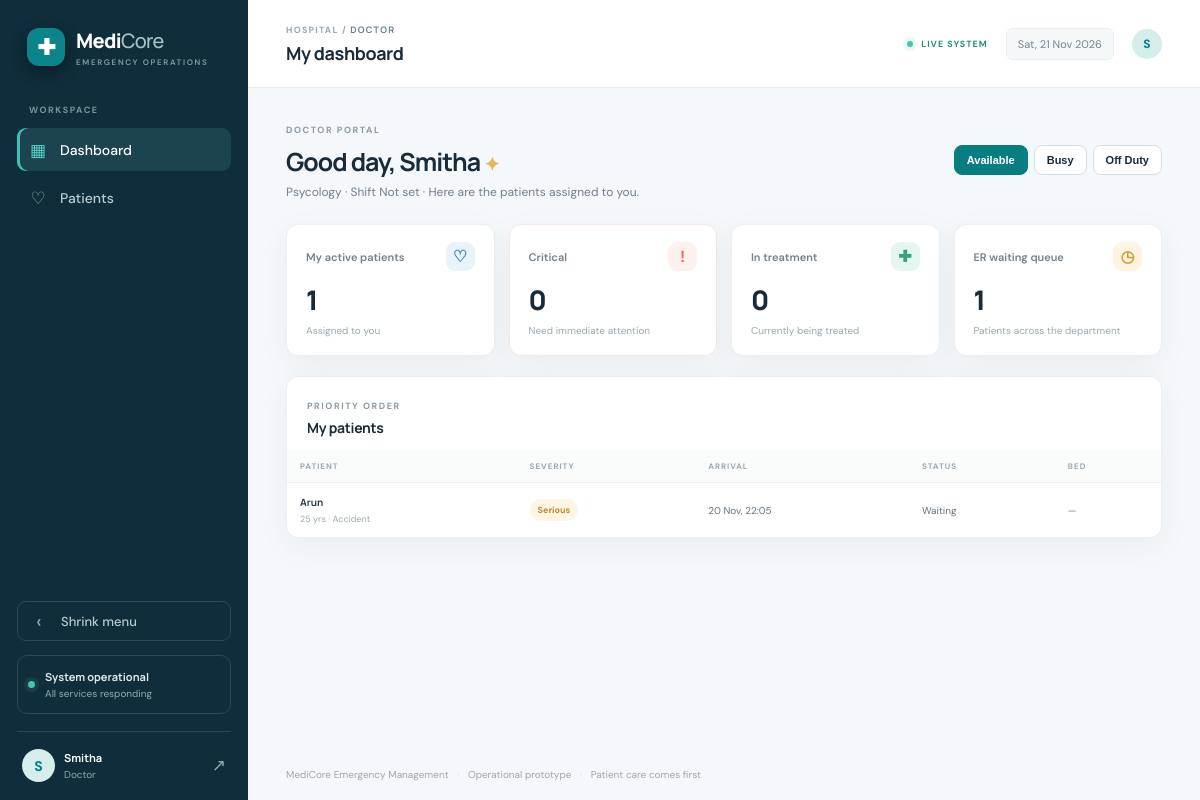
Page /doctor/dashboard/ (signed in) on the committed database.
### core/models.py (models this page shows, shortened)
class StaffProfile(models.Model):
    ROLE_CHOICES = [(x, x) for x in ["Admin", "Doctor", "Nurse", "Triage Staff", "Receptionist", "Front Desk", "Pharmacist", "Lab Technician", "Booking Clerk"]]
    STATUS_CHOICES = [("Available", "Available"), ("Busy", "Busy"), ("Off Duty", "Off Duty")]
    user = models.OneToOneField(User, on_delete=models.CASCADE, null=True, blank=True)
    full_name = models.CharField(max_length=120)
    role = models.CharField(max_length=20, choices=ROLE_CHOICES)
    department = models.CharField(max_length=100, blank=True)
    phone = models.CharField(max_length=25, blank=True)
    status = models.CharField(max_length=15, choices=STATUS_CHOICES, default="Available")
    shift_start = models.TimeField(null=True, blank=True)
    shift_end = models.TimeField(null=True, blank=True)
    on_leave = models.BooleanField(default=False)
    leave_note = models.CharField(max_length=150, blank=True)
    counter = models.CharField(max_length=40, blank=True)   # desk / counter they work at
    skills = models.CharField(max_length=300, blank=True)   # comma separated skills / specialities
    @property
    def shift_label(self):
        if self.shift_start and self.shift_end:
            return f"{self.shift_start:%H:%M} – {self.shift_end:%H:%M}"
        return "Not set"

class Patient(models.Model):
    SEVERITY = [("Critical", "Critical"), ("Serious", "Serious"), ("Stable", "Stable"), ("Not triaged", "Not triaged")]
    STATUS = [("Waiting", "Waiting"), ("In Treatment", "In Treatment"), ("Admitted", "Admitted"), ("Discharged", "Discharged")]
    name = models.CharField(max_length=120)
    age = models.PositiveSmallIntegerField()
    gender = models.CharField(max_length=20, blank=True)
    contact = models.CharField(max_length=25, blank=True)
    complaint = models.TextField()
    department = models.CharField(max_length=100, blank=True)   # department the patient belongs to
    arrival_time = models.DateTimeField(auto_now_add=True)
    severity = models.CharField(max_length=20, choices=SEVERITY, default="Not triaged")
    status = models.CharField(max_length=20, choices=STATUS, default="Waiting")
    assigned_doctor = models.ForeignKey(StaffProfile, null=True, blank=True, on_delete=models.SET_NULL, related_name="patients")
    bed = models.ForeignKey("Bed", null=True, blank=True, on_delete=models.SET_NULL, related_name="patients")
    notes = models.TextField(blank=True)
    @property
    def priority(self):
        return {"Critical": 1, "Serious": 2, "Stable": 3, "Not triaged": 4}.get(self.severity, 5)

### core/views.py (the view)
# urls.py: path("doctor/dashboard/", views.doctor_dashboard, name="doctor_dashboard"),
@doctor_required
def doctor_dashboard(request):
    doctor = request.user.staffprofile
    if request.method == "POST" and request.POST.get("status") in dict(StaffProfile.STATUS_CHOICES):
        doctor.status = request.POST["status"]
        doctor.save()
        messages.success(request, f"Your availability is now {doctor.status}.")
        return redirect("doctor_dashboard")
    return render(request, "core/doctor_dashboard.html", _doctor_context(doctor))

### core/context.py (called while the page is built)
def asset_version(request):
    newest = 0
    for rel in ("css/app.css", "js/app.js"):
        try:
            newest = max(newest, int(os.path.getmtime(os.path.join(settings.BASE_DIR, "static", rel))))
        except OSError:
            pass
    return {"asset_version": newest}

def notifications(request):
    n = 0
    user = request.user
    if user.is_authenticated:
        from .permissions import role_of
        from .models import Medicine, LabTest, Referral, SupplyRequest
        role = role_of(user)
        if role == "pharmacist":
            n = Medicine.objects.filter(status="Prescribed").count()
        elif role == "lab":
            n = LabTest.objects.filter(status="Requested").count()
        elif role == "department":
            n = Referral.objects.filter(to_department=user.department_account.name, status="Pending").count()
        elif role == "admin":
            n = SupplyRequest.objects.filter(status="Requested").count()
    return {"badge_new": n}

### core/permissions.py (called while the page is built)
def role_of(user):
    if not user.is_authenticated:
        return None
    if user.is_staff:
        return "admin"
    sp = getattr(user, "staffprofile", None)
    if sp is None:
        return "department" if hasattr(user, "department_account") else None
    if sp.role == "Doctor":
        return "doctor"
    if sp.role == "Pharmacist":
        return "pharmacist"
    if sp.role == "Lab Technician":
        return "lab"
    return "staff"

def _require(*roles):
    def decorator(view):
        @wraps(view)
        def wrapper(request, *args, **kwargs):
            current = role_of(request.user)
            if current in roles:
                return view(request, *args, **kwargs)
            if current:
                return redirect(HOME[current])
            return redirect(LOGIN[roles[0]])
        return wrapper
    return decorator

### templates/core/doctor_dashboard.html (shortened to what this page needs)
{% extends "base.html" %}{% block crumb %}DOCTOR{% endblock %}{% block page_title %}My dashboard{% endblock %}
{% block content %}
<div class="welcome-row"><div><span class="eyebrow">DOCTOR PORTAL</span><h1>Good day, {{ doctor.full_name }} <span class="wave">✦</span></h1><p class="muted">{{ doctor.department|default:"General" }} · Shift {{ doctor.shift_label }}{% if doctor.on_leave %} · On leave{% endif %} · Here are the patients assigned to you.</p></div>
{% if not preview %}<form method="post" class="status-form">{% csrf_token %}{% for value, label in status_choices %}<button type="submit" name="status" value="{{ value }}" class="{% if doctor.status == value %}on{% endif %}">{{ label }}</button>{% endfor %}</form>{% else %}<span class="status status-{{ doctor.status|slugify }}">{{ doctor.status }}</span>{% endif %}</div>
<div class="metric-grid">
<div class="metric-card"><div class="metric-top"><span>My active patients</span><span class="metric-icon blue">♡</span></div><strong>{{ active }}</strong><small>Assigned to you</small></div>
<div class="metric-card alert-card"><div class="metric-top"><span>Critical</span><span class="metric-icon red">!</span></div><strong>{{ critical }}</strong><small>Need immediate attention</small></div>
<div class="metric-card"><div class="metric-top"><span>In treatment</span><span class="metric-icon green">✚</span></div><strong>{{ in_treatment }}</strong><small>Currently being treated</small></div>
<div class="metric-card"><div class="metric-top"><span>ER waiting queue</span><span class="metric-icon amber">◷</span></div><strong>{{ waiting_all }}</strong><small>Patients across the department</small></div>
</div>
<div class="panel queue-panel"><div class="panel-heading"><div><span class="eyebrow">PRIORITY ORDER</span><h3>My patients</h3></div></div>
{% if cases %}<div class="table-wrap"><table><thead><tr><th>PATIENT</th><th>SEVERITY</th><th>ARRIVAL</th><th>STATUS</th><th>BED</th></tr></thead><tbody>{% for p in cases %}<tr><td><a href="{% url 'patient_detail' p.pk %}"><b>{{ p.name }}</b></a><small class="cell-sub">{{ p.age }} yrs · {{ p.complaint|truncatechars:48 }}{% if p.consulting %} · <span class="status status-assigned">Referred to you</span>{% endif %}</small></td><td><span class="status status-{{ p.severity|slugify }}">{{ p.severity }}</span></td><td>{{ p.arrival_time|date:"d M, H:i" }}</td><td>{{ p.status }}</td><td>{{ p.bed.bed_number|default:"—" }}</td></tr>{% endfor %}</tbody></table></div>
{% else %}<div class="empty-state">No patients are assigned to you right now.</div>{% endif %}</div>
{% endblock %}

### templates/base.html (shortened to what this page needs)
{% load static %}
<!doctype html><html lang="en"><head><meta charset="utf-8"><meta name="viewport" content="width=device-width, initial-scale=1">
<link rel="stylesheet" href="{% static 'css/app.css' %}?v={{ asset_version }}"></head><body>
{% if user.is_authenticated %}
<div class="app-shell{% if preview %} collapsed{% endif %}"{% if preview %} data-preview="1"{% endif %}>
<aside class="sidebar"><a class="brand" href="{% url 'dashboard' %}"><span class="brand-mark">✚</span><span>Medi<span class="brand-light">Core</span><small>EMERGENCY OPERATIONS</small></span></a>
<div class="side-label">WORKSPACE</div>
<nav>
{% if user.is_staff %}
<a href="{% url 'dashboard' %}" class="{% if request.resolver_match.url_name == 'dashboard' %}active{% endif %}" title="Overview"><span>▦</span> Overview</a>
<a href="{% url 'staff' %}" class="{% if request.resolver_match.url_name == 'staff' or request.resolver_match.url_name == 'team_preview' %}active{% endif %}" title="Staff directory"><span>♙</span> Staff directory</a>
<a href="{% url 'hospital' %}" class="{% if request.resolver_match.url_name == 'hospital' %}active{% endif %}" title="Hospital directory"><span>⌂</span> Hospital directory</a>
<a href="{% url 'patients' %}" class="{% if 'patient' in request.resolver_match.url_name %}active{% endif %}" title="Patient directory"><span>♡</span> Patient directory</a>
<a href="{% url 'beds' %}" class="{% if 'bed' in request.resolver_match.url_name or 'ward' in request.resolver_match.url_name %}active{% endif %}" title="Beds &amp; wards"><span>▤</span> Beds & wards</a>
<a href="{% url 'ambulances' %}" title="Ambulances"><span>🚑</span> Ambulances</a>
<a href="{% url 'reports' %}" title="Reports"><span>◷</span> Reports</a>
<a href="{% url 'supply_requests' %}" class="{% if request.resolver_match.url_name == 'supply_requests' %}active{% endif %}" title="Requests"><span>✉</span> Requests{% if badge_new %}<em class="nav-badge">{{ badge_new }}</em>{% endif %}</a>
{% elif user.staffprofile.role == "Doctor" %}
<a href="{% url 'doctor_dashboard' %}" class="{% if request.resolver_match.url_name == 'doctor_dashboard' %}active{% endif %}" title="Dashboard"><span>▦</span> Dashboard</a>
<a href="{% url 'patients' %}" class="{% if 'patient' in request.resolver_match.url_name %}active{% endif %}" title="Patients"><span>♡</span> Patients</a>
{% else %}
<a href="{% url 'staff_dashboard' %}" class="active" title="My dashboard"><span>▦</span> My dashboard</a>
{% endif %}
</nav><div class="sidebar-bottom"><button type="button" class="side-toggle" aria-expanded="true" title="Shrink menu"><span class="tg-icon">‹</span><span class="tg-label">Shrink menu</span></button><div class="secure-note"><span class="pulse"></span><div><b>System operational</b><small>All services responding</small></div></div><div class="user-mini"><div class="avatar">{{ user.username|first|upper }}</div><div><b>{{ user.get_full_name|default:user.username }}</b><small>{% if user.is_staff %}Admin{% elif user.department_account %}Department{% elif user.staffprofile.role == "Doctor" %}Doctor{% else %}{{ user.staffprofile.role }}{% endif %}</small></div><form method="post" action="{% url 'logout' %}" class="logout-form">{% csrf_token %}<button type="submit" title="Sign out">↗</button></form></div></div></aside>
<main class="main-area"><header class="topbar"><div><div class="breadcrumb">HOSPITAL / <b>{% block crumb %}OVERVIEW{% endblock %}</b></div><div class="top-title">{% block page_title %}Emergency overview{% endblock %}</div></div><div class="top-actions"><span class="live-pill"><i></i> LIVE SYSTEM</span><span class="date-chip">{% now "D, d M Y" %}</span><div class="avatar avatar-small">{{ user.username|first|upper }}</div></div></header>
<section class="page-content">{% block content %}{% endblock %}</section>
<footer class="footer">MediCore Emergency Management <span>·</span> Operational prototype <span>·</span> Patient care comes first</footer>
</main></div>
{% else %}{% block auth_content %}{% endblock %}{% endif %}
<script src="{% static 'js/app.js' %}?v={{ asset_version }}"></script></body></html>

### rows in the picture
StaffProfile: full_name "Smitha", department "Psycology", shift_label "Not set"
Patient: name "Arun", age "25", complaint "Accident", severity "Serious", arrival_time "20 Nov, 22:05", status "Waiting", bed.bed_number "—"

### other values in the picture
{{ user.username|first|upper }} "S"
{{ user.get_full_name|default:user.username }} "Smitha"
{{ label }} "Available" "Busy" "Off Duty"
{{ active }} "1"
{{ critical }} "0"
{{ in_treatment }} "0"
{{ waiting_all }} "1"
